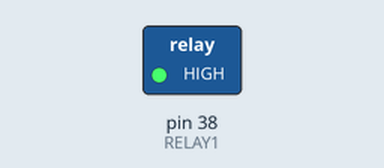
Simulated run of this sketch. Board: Arduino Mega 2560, built with avr-gcc and run on an emulated ATmega2560. Parts: switched loads named in the sketch (green lamp = pin HIGH).

Above: at 4.0 s.
At 9.5 s:
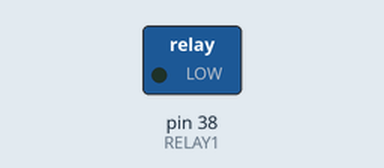
Timing chart, 0 to 14.3 s (numbered marks = the images above):
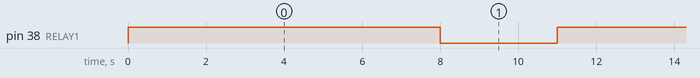

Measured:
- by itself, pin 38 (RELAY1): alternates HIGH for 8.0 s and LOW for 3.0 s

The sketch:

topmotoranssolenoid.ino
```cpp
// Relay pins
#define RELAY1 38


void setup() {
  pinMode(RELAY1, OUTPUT);


  // Start with both off
  digitalWrite(RELAY1, LOW);

}

void loop() {
  // Turn ON relay 1 for 1 second
  digitalWrite(RELAY1, HIGH);
  delay(8000);
  digitalWrite(RELAY1, LOW);
  delay(3000);


}
```
